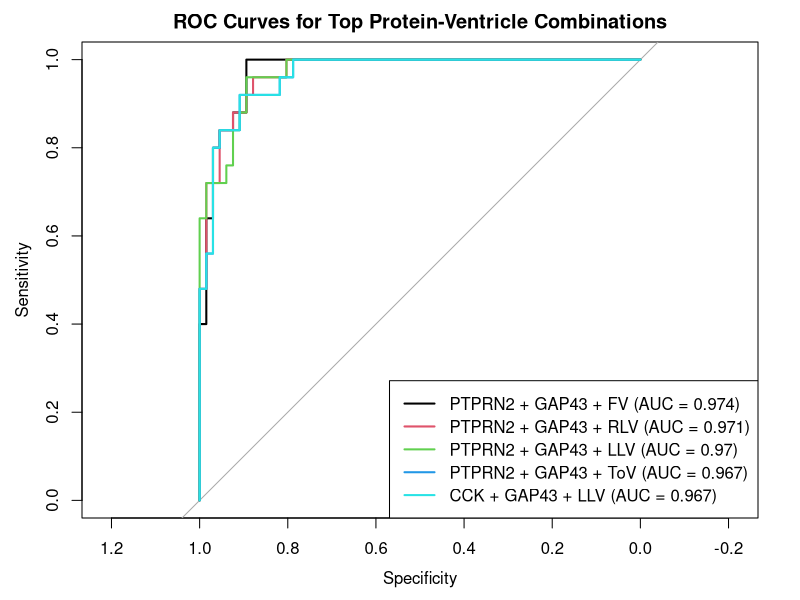

R code for this plot:
# Two-Protein and Ventricle Volume ROC Curve Analysis

# Set working directory
setwd("C:/Users/User/Desktop/RMT")

# Load required libraries
library(e1071)
library(pROC)
library(caret)
library(ggplot2)
library(dplyr)
library(readr)
library(tidyverse)
library(reshape2)

# Load and format data
data <- read_delim("heatmap_data_norm.csv", delim = ";") %>% 
  rename(LLV = "Left_Lateral", RLV = "Right_Lateral", TV = "Third", FV = "Fourth", ToV = "Total_Ventricle") %>% 
  filter(Subtype %in% c("AD", "SCI"))

# Define protein groups
amyloid_associated <- c("NPTX2", "NPTXR", "NPTX1", "CHL1", "NCAN", "PTPRN2", "TMEM132D",
                        "CCK", "PAM", "CLSTN1", "OMG", "APLP1", "NRCAM", "VGF", "CDH8",
                        "KIAA1549L")
tau_associated <- c("ARPP21", "SNCB", "GAP43", "NRGN", "SPP1", "AQP4", "RPH3A", "SNCA",
                    "AMPH", "DDAH1", "PEBP1")

# Ventricle volumes to include
ventricle_volumes <- c("LLV", "RLV", "TV", "FV", "ToV")

# Enhanced analysis function incorporating ventricle volumes
analyze_combination <- function(data, amyloid_protein, tau_protein, ventricle_volume) {
  tryCatch({
    # Prepare model data
    model_data <- data %>%
      select(Subtype, !!sym(amyloid_protein), !!sym(tau_protein), 
             !!sym(ventricle_volume), Age, Sex)
    
    # Convert Subtype to factor
    model_data$Subtype <- factor(model_data$Subtype)
    
    # Ensure sufficient samples in each class
    if (length(unique(model_data$Subtype)) < 2 || 
        min(table(model_data$Subtype)) < 5) {
      warning(paste("Insufficient samples for", amyloid_protein, "+", 
                    tau_protein, "+", ventricle_volume))
      return(NULL)
    }
    
    # Cross-validation setup
    set.seed(123)
    k_folds <- 5
    preds <- numeric(nrow(model_data))
    actual <- numeric(nrow(model_data))
    folds <- createFolds(model_data$Subtype, k = k_folds)
    
    # Perform k-fold cross-validation
    for (i in 1:k_folds) {
      train_indices <- unlist(folds[-i])
      test_indices <- folds[[i]]
      
      train_data <- model_data[train_indices, ]
      test_data <- model_data[test_indices, ]
      
      # Train SVM model
      svm_model <- svm(
        Subtype ~ .,  
        data = train_data,
        kernel = "radial",
        probability = TRUE,
        cost = 1
      )
      
      # Predict probabilities
      pred_probs <- predict(svm_model, test_data, probability = TRUE)
      pred_attrs <- attr(pred_probs, "probabilities")
      
      # Handle prediction probabilities
      preds[test_indices] <- if ("AD" %in% colnames(pred_attrs)) {
        pred_attrs[, "AD"]
      } else {
        0
      }
      actual[test_indices] <- ifelse(test_data$Subtype == "AD", 1, 0)
    }
    
    # ROC and statistical analysis
    roc_result <- roc(actual, preds)
    auc_value <- auc(roc_result)
    
    ci_result <- ci.auc(roc_result)
    p_value <- if (!is.na(ci_result[3]) && !is.na(ci_result[1])) {
      2 * (1 - pnorm(abs((auc_value - 0.5) / ((ci_result[3] - ci_result[1]) / 3.92))))
    } else {
      NA
    }
    
    return(list(
      amyloid_protein = amyloid_protein,
      tau_protein = tau_protein,
      ventricle_volume = ventricle_volume,
      auc = auc_value,
      p_value = p_value,
      roc_obj = roc_result
    ))
  }, 
  error = function(e) {
    warning(paste("Error in analysis for", amyloid_protein, "+", 
                  tau_protein, "+", ventricle_volume, ":", e$message))
    return(NULL)
  })
}

# Perform analysis for all combinations
results <- list()
for (amyloid_protein in amyloid_associated) {
  for (tau_protein in tau_associated) {
    for (ventricle_volume in ventricle_volumes) {
      result <- analyze_combination(data, amyloid_protein, tau_protein, ventricle_volume)
      if (!is.null(result)) {
        results <- append(results, list(result))
      }
    }
  }
}

# Convert results to dataframe
results_df <- do.call(rbind, lapply(results, function(x) {
  data.frame(
    AmyloidProtein = x$amyloid_protein,
    TauProtein = x$tau_protein,
    VentricleVolume = x$ventricle_volume,
    AUC = x$auc,
    P_value = round(x$p_value, 10)
  )
}))

# Data processing and statistical analysis
results_df <- results_df %>% filter(!is.na(P_value))
results_df$Adjusted_P <- round(p.adjust(results_df$P_value, method = "fdr"), 30)

# Sort and filter results
results_df <- results_df %>% arrange(desc(AUC))
significant_results <- results_df %>% filter(Adjusted_P < 0.05)

# Reporting
if (nrow(significant_results) > 0) {
  print("Significant Protein and Ventricle Combinations:")
  print(significant_results)
  
  # Visualize top ROC curves
  pdf("top_protein_ventricle_roc_curves.pdf", width = 10, height = 8)
  
  # Find indices of top combinations
  top_indices <- order(results_df$AUC, decreasing = TRUE)[1:min(5, nrow(results_df))]
  
  # Plot the best combination
  plot(results[[match(results_df$AUC[top_indices[1]], sapply(results, function(x) x$auc))]]$roc_obj, 
       main = "ROC Curves for Top Protein-Ventricle Combinations",
       col = 1, lwd = 2)
  
  # Add next top 4 combinations
  for (i in 2:length(top_indices)) {
    plot(results[[match(results_df$AUC[top_indices[i]], sapply(results, function(x) x$auc))]]$roc_obj, 
         add = TRUE, col = i, lwd = 2)
  }
  
  # Create legend
  legend_text <- sapply(top_indices, function(i) {
    paste0(results_df[i, "AmyloidProtein"], " + ", results_df[i, "TauProtein"], " + ", 
           results_df[i, "VentricleVolume"], " (AUC = ", round(results_df[i, "AUC"], 3), ")")
  })
  
  legend("bottomright", legend = legend_text, col = 1:length(top_indices), lwd = 2)
  
  dev.off()  # Close PDF only if it was created
} else {
  print("No significant results found (Adjusted P-value < 0.05).")
}

